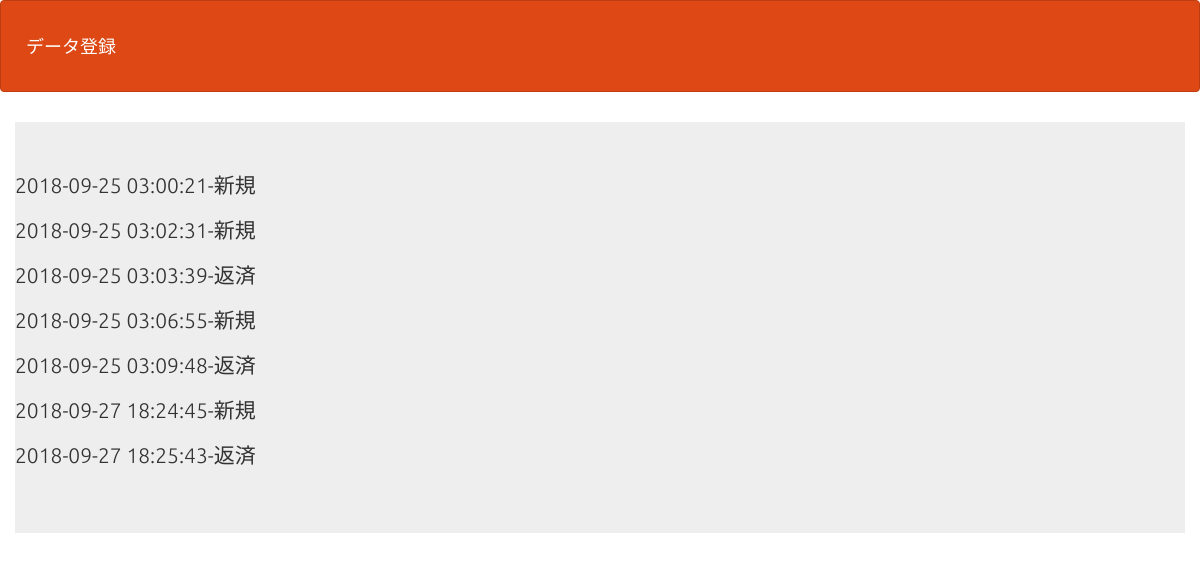
The page /select.php on the database its author committed.
### tables this page shows
CREATE TABLE IF NOT EXISTS `gs_bm_table1` (
`id` int(12) NOT NULL,
  `entry` varchar(2) NOT NULL,
  `number` varchar(5) NOT NULL,
  `pattern` varchar(1) NOT NULL,
  `amount` varchar(5) NOT NULL,
  `volume` varchar(2) NOT NULL,
  `total` varchar(8) NOT NULL,
  `memo` text NOT NULL,
  `indate` datetime NOT NULL
);

### select.php (the view, shortened to what this page needs)
<?php
try {
  $pdo = new PDO('mysql:dbname=gs_f01_db21;charset=utf8;host=localhost;port=3307','root','');
} catch (PDOException $e) {
  exit('dbError:'.$e->getMessage());
}
$stmt = $pdo->prepare("SELECT * FROM gs_bm_table1");
$status = $stmt->execute();
$view="";
if($status==false) {
  $error = $stmt->errorInfo();
  exit("sqlError:".$error[2]);
}else{
  while( $result = $stmt->fetch(PDO::FETCH_ASSOC)){
    $view .= "<p>".$result["indate"]."-".$result["entry"]."</p>";
  }
}
?>
<!DOCTYPE html>
<html lang="ja">
<head>
<link rel="stylesheet" href="css/range.css">
<link href="css/bootstrap.min.css" rel="stylesheet">
</head>
<body id="main">
<header>
  <nav class="navbar navbar-default">
    <div class="container-fluid">
      <div class="navbar-header">
      <a class="navbar-brand" href="index.php">データ登録</a>
      </div>
    </div>
  </nav>
</header>
<div>
    <div class="container jumbotron"><?=$view?></div>
</div>
</body>
</html>

### select.php (style rules this page uses)
div { padding: 10px;font-size:16px; }

### rows shown on the page
gs_bm_table1: indate "2018-09-25 03:00:21", entry "新規"
gs_bm_table1: indate "2018-09-25 03:02:31", entry "新規"
gs_bm_table1: indate "2018-09-25 03:03:39", entry "返済"
gs_bm_table1: indate "2018-09-25 03:06:55", entry "新規"
gs_bm_table1: indate "2018-09-25 03:09:48", entry "返済"
gs_bm_table1: indate "2018-09-27 18:24:45", entry "新規"
gs_bm_table1: indate "2018-09-27 18:25:43", entry "返済"
